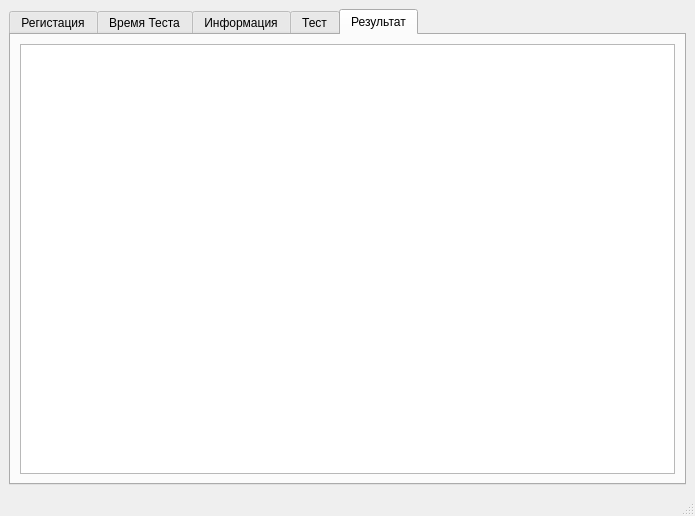
<?xml version="1.0" encoding="UTF-8"?>
<ui version="4.0">
 <class>UiMindfulness</class>
 <widget class="QMainWindow" name="UiMindfulness">
  <property name="geometry">
   <rect>
    <x>0</x>
    <y>0</y>
    <width>695</width>
    <height>516</height>
   </rect>
  </property>
  <property name="windowTitle">
   <string>UiMindfulness</string>
  </property>
  <widget class="QWidget" name="centralwidget">
   <layout class="QGridLayout" name="gridLayout">
    <item row="0" column="0">
     <widget class="QTabWidget" name="m_main_tab_widget">
      <property name="enabled">
       <bool>true</bool>
      </property>
      <property name="tabPosition">
       <enum>QTabWidget::North</enum>
      </property>
      <property name="currentIndex">
       <number>4</number>
      </property>
      <widget class="QWidget" name="tab_registration">
       <attribute name="title">
        <string>Регистация</string>
       </attribute>
       <layout class="QGridLayout" name="gridLayout_3">
        <item row="1" column="0">
         <layout class="QGridLayout" name="gridLayout_2">
          <item row="2" column="2">
           <widget class="QLineEdit" name="m_line_edit_tn">
            <property name="text">
             <string>Андреевич</string>
            </property>
           </widget>
          </item>
          <item row="3" column="1">
           <widget class="QLabel" name="label_4">
            <property name="text">
             <string>Возраст</string>
            </property>
           </widget>
          </item>
          <item row="4" column="1">
           <widget class="QLabel" name="label_5">
            <property name="text">
             <string>Группа</string>
            </property>
           </widget>
          </item>
          <item row="1" column="2">
           <widget class="QLineEdit" name="m_line_edit_sn">
            <property name="text">
             <string>Игорь</string>
            </property>
           </widget>
          </item>
          <item row="0" column="2">
           <widget class="QLineEdit" name="m_line_edit_fn">
            <property name="text">
             <string>Федяев</string>
            </property>
           </widget>
          </item>
          <item row="2" column="0">
           <spacer name="horizontalSpacer_3">
            <property name="orientation">
             <enum>Qt::Horizontal</enum>
            </property>
            <property name="sizeType">
             <enum>QSizePolicy::Expanding</enum>
            </property>
            <property name="sizeHint" stdset="0">
             <size>
              <width>40</width>
              <height>20</height>
             </size>
            </property>
           </spacer>
          </item>
          <item row="4" column="2">
           <widget class="QLineEdit" name="m_line_edit_group">
            <property name="text">
             <string>ГФ-12-03</string>
            </property>
           </widget>
          </item>
          <item row="0" column="1">
           <widget class="QLabel" name="label">
            <property name="text">
             <string>Фамилия</string>
            </property>
           </widget>
          </item>
          <item row="1" column="1">
           <widget class="QLabel" name="label_2">
            <property name="text">
             <string>Имя</string>
            </property>
           </widget>
          </item>
          <item row="2" column="1">
           <widget class="QLabel" name="label_3">
            <property name="text">
             <string>Отчество</string>
            </property>
           </widget>
          </item>
          <item row="2" column="3">
           <spacer name="horizontalSpacer_8">
            <property name="orientation">
             <enum>Qt::Horizontal</enum>
            </property>
            <property name="sizeType">
             <enum>QSizePolicy::Expanding</enum>
            </property>
            <property name="sizeHint" stdset="0">
             <size>
              <width>40</width>
              <height>20</height>
             </size>
            </property>
           </spacer>
          </item>
          <item row="3" column="2">
           <layout class="QHBoxLayout" name="horizontalLayout_2">
            <item>
             <widget class="QSpinBox" name="m_spin_box_years">
              <property name="minimum">
               <number>1</number>
              </property>
              <property name="maximum">
               <number>150</number>
              </property>
              <property name="value">
               <number>18</number>
              </property>
             </widget>
            </item>
            <item>
             <spacer name="horizontalSpacer_2">
              <property name="orientation">
               <enum>Qt::Horizontal</enum>
              </property>
              <property name="sizeHint" stdset="0">
               <size>
                <width>40</width>
                <height>20</height>
               </size>
              </property>
             </spacer>
            </item>
           </layout>
          </item>
         </layout>
        </item>
        <item row="2" column="0">
         <spacer name="verticalSpacer_2">
          <property name="orientation">
           <enum>Qt::Vertical</enum>
          </property>
          <property name="sizeType">
           <enum>QSizePolicy::Expanding</enum>
          </property>
          <property name="sizeHint" stdset="0">
           <size>
            <width>18</width>
            <height>45</height>
           </size>
          </property>
         </spacer>
        </item>
        <item row="3" column="0">
         <layout class="QHBoxLayout" name="horizontalLayout">
          <item>
           <spacer name="horizontalSpacer">
            <property name="orientation">
             <enum>Qt::Horizontal</enum>
            </property>
            <property name="sizeHint" stdset="0">
             <size>
              <width>40</width>
              <height>20</height>
             </size>
            </property>
           </spacer>
          </item>
          <item>
           <widget class="QPushButton" name="push_button_reg_next">
            <property name="text">
             <string>Далее</string>
            </property>
           </widget>
          </item>
         </layout>
        </item>
        <item row="0" column="0">
         <spacer name="verticalSpacer">
          <property name="orientation">
           <enum>Qt::Vertical</enum>
          </property>
          <property name="sizeType">
           <enum>QSizePolicy::Expanding</enum>
          </property>
          <property name="sizeHint" stdset="0">
           <size>
            <width>20</width>
            <height>44</height>
           </size>
          </property>
         </spacer>
        </item>
       </layout>
      </widget>
      <widget class="QWidget" name="tab_time">
       <attribute name="title">
        <string>Время Теста</string>
       </attribute>
       <layout class="QGridLayout" name="gridLayout_5">
        <item row="0" column="0">
         <spacer name="verticalSpacer_3">
          <property name="orientation">
           <enum>Qt::Vertical</enum>
          </property>
          <property name="sizeType">
           <enum>QSizePolicy::Expanding</enum>
          </property>
          <property name="sizeHint" stdset="0">
           <size>
            <width>20</width>
            <height>117</height>
           </size>
          </property>
         </spacer>
        </item>
        <item row="1" column="0">
         <layout class="QGridLayout" name="gridLayout_4">
          <item row="0" column="1">
           <widget class="QLabel" name="label_6">
            <property name="text">
             <string>Время Суток</string>
            </property>
           </widget>
          </item>
          <item row="0" column="2">
           <widget class="QComboBox" name="m_combo_box_time_day"/>
          </item>
          <item row="2" column="2">
           <widget class="QComboBox" name="m_combo_box_weak_day"/>
          </item>
          <item row="3" column="1">
           <widget class="QLabel" name="label_9">
            <property name="text">
             <string>Время</string>
            </property>
           </widget>
          </item>
          <item row="1" column="0">
           <spacer name="horizontalSpacer_5">
            <property name="orientation">
             <enum>Qt::Horizontal</enum>
            </property>
            <property name="sizeHint" stdset="0">
             <size>
              <width>40</width>
              <height>20</height>
             </size>
            </property>
           </spacer>
          </item>
          <item row="1" column="3">
           <spacer name="horizontalSpacer_6">
            <property name="orientation">
             <enum>Qt::Horizontal</enum>
            </property>
            <property name="sizeHint" stdset="0">
             <size>
              <width>40</width>
              <height>20</height>
             </size>
            </property>
           </spacer>
          </item>
          <item row="3" column="2">
           <widget class="QComboBox" name="m_combo_box_time_test"/>
          </item>
          <item row="2" column="1">
           <widget class="QLabel" name="label_7">
            <property name="text">
             <string>День недели</string>
            </property>
           </widget>
          </item>
          <item row="1" column="2">
           <widget class="QDateEdit" name="m_date_edit_time"/>
          </item>
          <item row="1" column="1">
           <widget class="QLabel" name="label_8">
            <property name="text">
             <string>Дата</string>
            </property>
           </widget>
          </item>
         </layout>
        </item>
        <item row="2" column="0">
         <spacer name="verticalSpacer_4">
          <property name="orientation">
           <enum>Qt::Vertical</enum>
          </property>
          <property name="sizeType">
           <enum>QSizePolicy::Expanding</enum>
          </property>
          <property name="sizeHint" stdset="0">
           <size>
            <width>20</width>
            <height>116</height>
           </size>
          </property>
         </spacer>
        </item>
        <item row="3" column="0">
         <layout class="QHBoxLayout" name="horizontalLayout_3">
          <property name="sizeConstraint">
           <enum>QLayout::SetMaximumSize</enum>
          </property>
          <item>
           <spacer name="horizontalSpacer_4">
            <property name="orientation">
             <enum>Qt::Horizontal</enum>
            </property>
            <property name="sizeHint" stdset="0">
             <size>
              <width>40</width>
              <height>20</height>
             </size>
            </property>
           </spacer>
          </item>
          <item>
           <widget class="QPushButton" name="push_button_time_next">
            <property name="text">
             <string>Далее</string>
            </property>
           </widget>
          </item>
         </layout>
        </item>
       </layout>
      </widget>
      <widget class="QWidget" name="tab_information">
       <attribute name="title">
        <string>Информация</string>
       </attribute>
       <layout class="QGridLayout" name="gridLayout_6">
        <item row="0" column="2">
         <spacer name="verticalSpacer_5">
          <property name="orientation">
           <enum>Qt::Vertical</enum>
          </property>
          <property name="sizeType">
           <enum>QSizePolicy::Ignored</enum>
          </property>
          <property name="sizeHint" stdset="0">
           <size>
            <width>20</width>
            <height>98</height>
           </size>
          </property>
         </spacer>
        </item>
        <item row="1" column="0">
         <spacer name="horizontalSpacer_7">
          <property name="orientation">
           <enum>Qt::Horizontal</enum>
          </property>
          <property name="sizeType">
           <enum>QSizePolicy::Ignored</enum>
          </property>
          <property name="sizeHint" stdset="0">
           <size>
            <width>156</width>
            <height>20</height>
           </size>
          </property>
         </spacer>
        </item>
        <item row="1" column="1" colspan="2">
         <widget class="QTextBrowser" name="textBrowser">
          <property name="html">
           <string>&lt;!DOCTYPE HTML PUBLIC &quot;-//W3C//DTD HTML 4.0//EN&quot; &quot;http://www.w3.org/TR/REC-html40/strict.dtd&quot;&gt;
&lt;html&gt;&lt;head&gt;&lt;meta name=&quot;qrichtext&quot; content=&quot;1&quot; /&gt;&lt;style type=&quot;text/css&quot;&gt;
p, li { white-space: pre-wrap; }
&lt;/style&gt;&lt;/head&gt;&lt;body style=&quot; font-family:'Ubuntu'; font-size:11pt; font-weight:400; font-style:normal;&quot;&gt;
&lt;p align=&quot;center&quot; style=&quot; margin-top:0px; margin-bottom:0px; margin-left:0px; margin-right:0px; -qt-block-indent:0; text-indent:0px;&quot;&gt;&lt;span style=&quot; font-family:'Ubuntu'; font-size:16pt;&quot;&gt;Инфомационное окно для прохождения теста на утомляемость&lt;/span&gt;&lt;/p&gt;
&lt;p align=&quot;center&quot; style=&quot;-qt-paragraph-type:empty; margin-top:0px; margin-bottom:0px; margin-left:0px; margin-right:0px; -qt-block-indent:0; text-indent:0px; font-family:'Ubuntu'; font-size:16pt;&quot;&gt;&lt;br /&gt;&lt;/p&gt;
&lt;p align=&quot;center&quot; style=&quot; margin-top:0px; margin-bottom:0px; margin-left:0px; margin-right:0px; -qt-block-indent:0; text-indent:0px;&quot;&gt;&lt;span style=&quot; font-family:'Ubuntu'; font-size:16pt;&quot;&gt;Если всплявает &lt;/span&gt;&lt;span style=&quot; font-family:'Ubuntu'; font-size:16pt; font-weight:600; color:#cc0000;&quot;&gt;Красный Квадрат&lt;/span&gt;&lt;span style=&quot; font-family:'Ubuntu'; font-size:16pt;&quot;&gt; то нажмите клавишу &amp;quot;Z&amp;quot; ( )&lt;/span&gt;&lt;/p&gt;
&lt;p align=&quot;center&quot; style=&quot; margin-top:0px; margin-bottom:0px; margin-left:0px; margin-right:0px; -qt-block-indent:0; text-indent:0px;&quot;&gt;&lt;span style=&quot; font-family:'Ubuntu'; font-size:16pt;&quot;&gt;&lt;br /&gt;Если всплывает &lt;/span&gt;&lt;span style=&quot; font-family:'Ubuntu'; font-size:16pt; font-weight:600; color:#204a87;&quot;&gt;Синий Квадрат&lt;/span&gt;&lt;span style=&quot; font-family:'Ubuntu'; font-size:16pt;&quot;&gt; то нажмите клавишу &amp;quot;M&amp;quot; ()&lt;/span&gt;&lt;/p&gt;&lt;/body&gt;&lt;/html&gt;</string>
          </property>
         </widget>
        </item>
        <item row="1" column="3">
         <spacer name="horizontalSpacer_9">
          <property name="orientation">
           <enum>Qt::Horizontal</enum>
          </property>
          <property name="sizeType">
           <enum>QSizePolicy::Ignored</enum>
          </property>
          <property name="sizeHint" stdset="0">
           <size>
            <width>156</width>
            <height>20</height>
           </size>
          </property>
         </spacer>
        </item>
        <item row="2" column="1">
         <spacer name="verticalSpacer_6">
          <property name="orientation">
           <enum>Qt::Vertical</enum>
          </property>
          <property name="sizeType">
           <enum>QSizePolicy::Ignored</enum>
          </property>
          <property name="sizeHint" stdset="0">
           <size>
            <width>13</width>
            <height>48</height>
           </size>
          </property>
         </spacer>
        </item>
        <item row="3" column="0" colspan="4">
         <layout class="QHBoxLayout" name="horizontalLayout_4">
          <item>
           <spacer name="horizontalSpacer_10">
            <property name="orientation">
             <enum>Qt::Horizontal</enum>
            </property>
            <property name="sizeHint" stdset="0">
             <size>
              <width>40</width>
              <height>20</height>
             </size>
            </property>
           </spacer>
          </item>
          <item>
           <widget class="QPushButton" name="m_push_button_info">
            <property name="text">
             <string>Далее</string>
            </property>
           </widget>
          </item>
         </layout>
        </item>
       </layout>
      </widget>
      <widget class="QWidget" name="tab_test">
       <attribute name="title">
        <string>Тест</string>
       </attribute>
       <layout class="QGridLayout" name="gridLayout_7">
        <item row="0" column="0">
         <widget class="QGraphicsView" name="graphicsView">
          <property name="verticalScrollBarPolicy">
           <enum>Qt::ScrollBarAlwaysOff</enum>
          </property>
          <property name="horizontalScrollBarPolicy">
           <enum>Qt::ScrollBarAlwaysOff</enum>
          </property>
          <property name="renderHints">
           <set>QPainter::Antialiasing|QPainter::HighQualityAntialiasing|QPainter::TextAntialiasing</set>
          </property>
         </widget>
        </item>
        <item row="1" column="0">
         <layout class="QHBoxLayout" name="horizontalLayout_5">
          <item>
           <widget class="QLabel" name="m_label_result_test">
            <property name="text">
             <string/>
            </property>
           </widget>
          </item>
          <item>
           <spacer name="horizontalSpacer_11">
            <property name="orientation">
             <enum>Qt::Horizontal</enum>
            </property>
            <property name="sizeHint" stdset="0">
             <size>
              <width>40</width>
              <height>20</height>
             </size>
            </property>
           </spacer>
          </item>
          <item>
           <widget class="QTimeEdit" name="m_time_edit_test"/>
          </item>
         </layout>
        </item>
       </layout>
      </widget>
      <widget class="QWidget" name="tab_result">
       <attribute name="title">
        <string>Результат</string>
       </attribute>
       <layout class="QGridLayout" name="gridLayout_8">
        <item row="0" column="0">
         <widget class="QTableWidget" name="m_table_widget_result"/>
        </item>
       </layout>
      </widget>
     </widget>
    </item>
   </layout>
  </widget>
  <widget class="QMenuBar" name="menubar">
   <property name="geometry">
    <rect>
     <x>0</x>
     <y>0</y>
     <width>695</width>
     <height>22</height>
    </rect>
   </property>
  </widget>
  <widget class="QStatusBar" name="statusbar"/>
 </widget>
 <tabstops>
  <tabstop>m_line_edit_fn</tabstop>
  <tabstop>m_line_edit_sn</tabstop>
  <tabstop>m_line_edit_tn</tabstop>
  <tabstop>m_spin_box_years</tabstop>
  <tabstop>m_line_edit_group</tabstop>
  <tabstop>push_button_reg_next</tabstop>
  <tabstop>m_date_edit_time</tabstop>
  <tabstop>m_combo_box_time_day</tabstop>
  <tabstop>m_combo_box_weak_day</tabstop>
  <tabstop>m_combo_box_time_test</tabstop>
  <tabstop>push_button_time_next</tabstop>
  <tabstop>textBrowser</tabstop>
  <tabstop>m_push_button_info</tabstop>
 </tabstops>
 <resources/>
 <connections/>
</ui>
